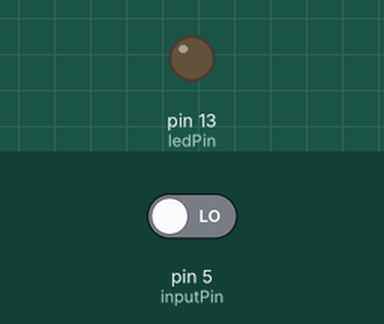
This sketch was run on a simulated Arduino Uno, built with avr-gcc and run on an emulated ATmega328P. On the bench: output pins drawn as LEDs (lit = HIGH). Inputs (shaded band) come from the test bench; at power-on: pin 5 (inputPin) LOW. What the sketch prints to the serial monitor is not drawn.

Above: at 0.01 s.
At 1.2 s:
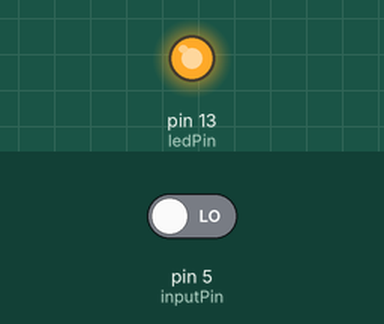
1.3 s: pin 5 (inputPin) driven HIGH
At 1.9 s:
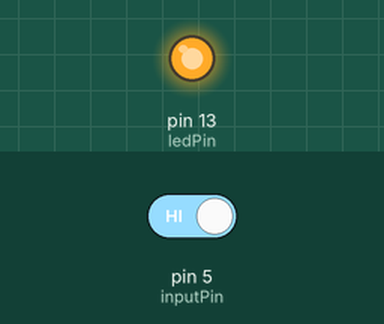
2.8 s: pin 5 (inputPin) driven LOW
Timing chart, 0 to 5.8 s (numbered marks = the images above; inputs shaded):
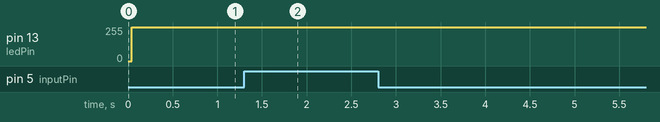

The sketch:

pir_test.ino
```cpp
    /*
     * PIR sensor tester
     */

    int ledPin = 13;                // choose the pin for the LED
    int inputPin = 5;               // choose the input pin (for PIR sensor)
    int pirState = LOW;             // we start, assuming no motion detected
    int val = 0;                    // variable for reading the pin status

    void setup() {
      pinMode(ledPin, OUTPUT);      // declare LED as output
      pinMode(inputPin, INPUT);     // declare sensor as input

      Serial.begin(9600);
    }

    void loop(){
      digitalWrite(ledPin, HIGH);
      val = digitalRead(inputPin);
      Serial.println(val);// read input value
      if (val == HIGH) {            // check if the input is HIGH
        digitalWrite(ledPin, HIGH);  // turn LED ON
        if (pirState == LOW) {
          // we have just turned on
         // Serial.println("Motion detected!");
          // We only want to print on the output change, not state
          pirState = HIGH;
        }
      } else {
        digitalWrite(ledPin, LOW); // turn LED OFF
        if (pirState == HIGH){
          // we have just turned of
          //Serial.println("Motion ended!");
          // We only want to print on the output change, not state
          pirState = LOW;
        }
      }
    }
```

Measured:
- after the input at 1.3 s, pin 13 (ledPin): 253/255 → 255/255 at once
